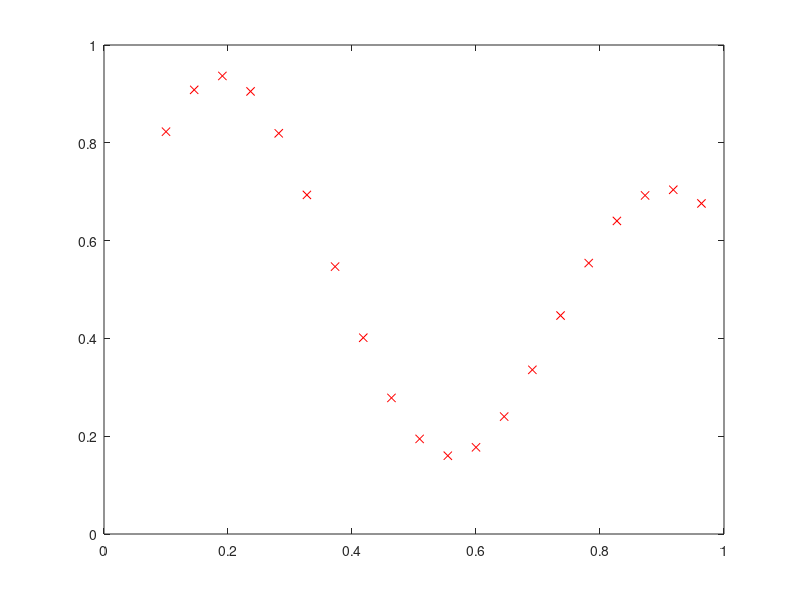
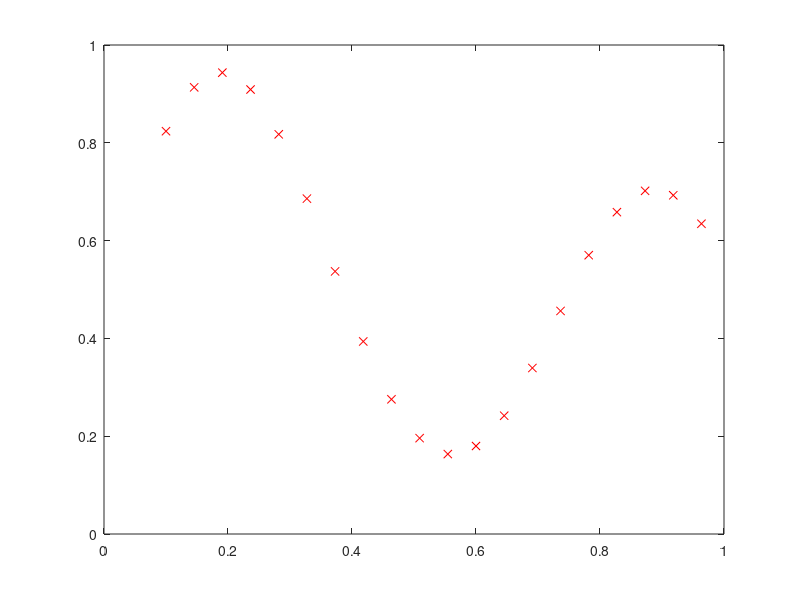
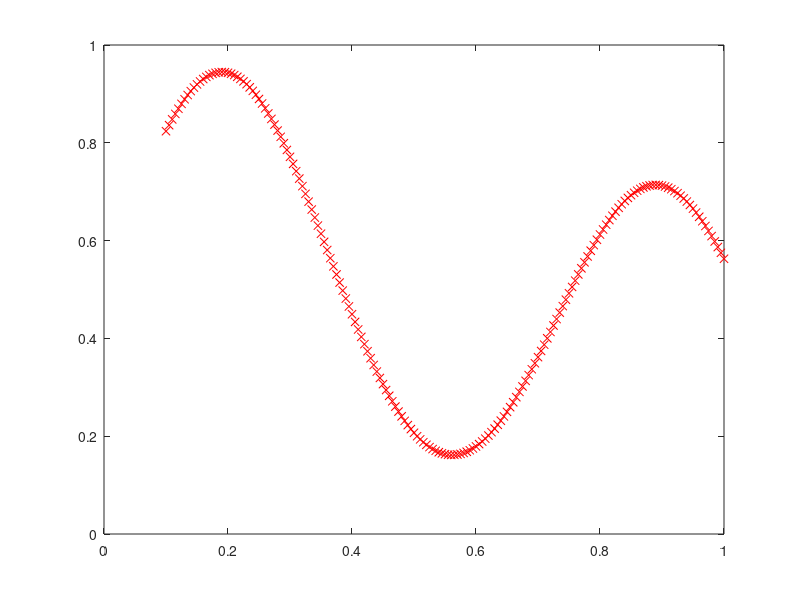

Reproduce these figures in MATLAB, in order.
clear all
clc

%iejimas
x = 0.1:1/22:1;
%isejimas
f = ((1 + 0.6*sin(2*pi*x/0.7)) + 0.3*sin(2*pi*x))/2;

%pradinis grafikas
figure(1)
plot(x, f,"rx")

%random svoriai
w0 = randn(1);
w1 = randn(1);
w2 = randn(1);

%centru reiksmes
c1 = 0.19;
c2 = 0.89;
%spinduliu reiksmes
r1 = 0.18;
r2 = 0.17;

%mokymosi zingsnis
z = 0.1;

for k=1:1000
    for n=1:20
      %spindulio tipo funkcijos (Gauso)
      F1=exp(-((x(n)-c1)^2)/(2*(r1^2)));
      F2=exp(-((x(n)-c2)^2)/(2*(r2^2)));

      y(n) = F1*w1+F2*w2+w0;
      
      e = f(n)-y(n);

      w1 = w1 + z * e * F1;
      w2 = w2 + z * e * F2;
      w0 = w0 + z * e;
      
    end
end

%apmokymu grafikas
figure(2)
plot(x,y, "rx")

%patikrinimas
x2=0.1:0.005:1;


for i=1:length(x2)
      %spindulio tipo funkcijos (Gauso)
      F1_2=exp(-((x2(i)-c1)^2)/(2*(r1^2)));
      F2_2=exp(-((x2(i)-c2)^2)/(2*(r2^2)));

      y2(i) = F1_2*w1+F2_2*w2+w0;
end

%patikrinimo grafikas
figure(3)
plot(x2,y2, "rx")